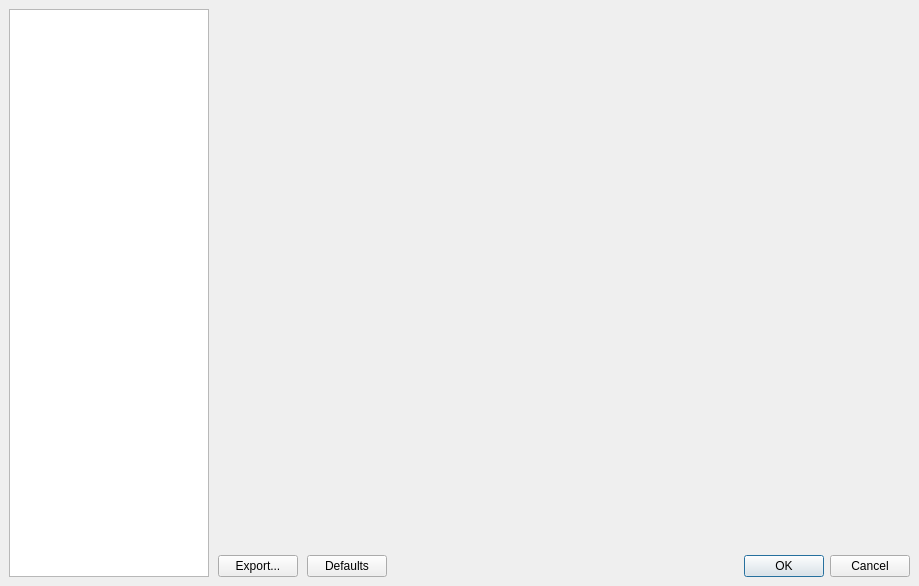
<?xml version="1.0" encoding="UTF-8"?>
<ui version="4.0">
 <class>PreferencesDialog</class>
 <widget class="QDialog" name="PreferencesDialog">
  <property name="geometry">
   <rect>
    <x>0</x>
    <y>0</y>
    <width>919</width>
    <height>586</height>
   </rect>
  </property>
  <property name="windowTitle">
   <string>Preferences</string>
  </property>
  <layout class="QVBoxLayout" name="verticalLayout">
   <property name="leftMargin">
    <number>9</number>
   </property>
   <property name="topMargin">
    <number>9</number>
   </property>
   <property name="rightMargin">
    <number>9</number>
   </property>
   <property name="bottomMargin">
    <number>9</number>
   </property>
   <item>
    <layout class="QHBoxLayout" name="frameHorizontalLayout">
     <property name="spacing">
      <number>9</number>
     </property>
     <item>
      <widget class="QListWidget" name="preferencesTypeList">
       <property name="minimumSize">
        <size>
         <width>0</width>
         <height>0</height>
        </size>
       </property>
       <property name="maximumSize">
        <size>
         <width>200</width>
         <height>16777215</height>
        </size>
       </property>
       <property name="horizontalScrollBarPolicy">
        <enum>Qt::ScrollBarPolicy::ScrollBarAlwaysOff</enum>
       </property>
       <property name="editTriggers">
        <set>QAbstractItemView::EditTrigger::NoEditTriggers</set>
       </property>
       <property name="showDropIndicator" stdset="0">
        <bool>false</bool>
       </property>
       <property name="dragDropMode">
        <enum>QAbstractItemView::DragDropMode::NoDragDrop</enum>
       </property>
       <property name="alternatingRowColors">
        <bool>true</bool>
       </property>
       <property name="iconSize">
        <size>
         <width>16</width>
         <height>16</height>
        </size>
       </property>
       <property name="resizeMode">
        <enum>QListView::ResizeMode::Adjust</enum>
       </property>
       <property name="spacing">
        <number>1</number>
       </property>
       <property name="viewMode">
        <enum>QListView::ViewMode::ListMode</enum>
       </property>
       <property name="wordWrap">
        <bool>true</bool>
       </property>
      </widget>
     </item>
     <item>
      <layout class="QVBoxLayout" name="verticalLayout_5">
       <property name="spacing">
        <number>9</number>
       </property>
       <item>
        <widget class="QStackedWidget" name="prefsStackWidget">
         <widget class="QWidget" name="page_2"/>
        </widget>
       </item>
       <item>
        <layout class="QHBoxLayout" name="buttonHorizontalLayout">
         <property name="leftMargin">
          <number>0</number>
         </property>
         <property name="rightMargin">
          <number>0</number>
         </property>
         <item>
          <widget class="QPushButton" name="exportButton">
           <property name="text">
            <string>Export...</string>
           </property>
           <property name="autoDefault">
            <bool>false</bool>
           </property>
          </widget>
         </item>
         <item>
          <widget class="QPushButton" name="defaultsButton">
           <property name="text">
            <string>Defaults</string>
           </property>
           <property name="autoDefault">
            <bool>false</bool>
           </property>
          </widget>
         </item>
         <item>
          <spacer name="buttonHorizontalSpacer">
           <property name="orientation">
            <enum>Qt::Orientation::Horizontal</enum>
           </property>
           <property name="sizeHint" stdset="0">
            <size>
             <width>40</width>
             <height>20</height>
            </size>
           </property>
          </spacer>
         </item>
         <item>
          <widget class="QDialogButtonBox" name="buttonBox">
           <property name="standardButtons">
            <set>QDialogButtonBox::StandardButton::Cancel|QDialogButtonBox::StandardButton::Ok</set>
           </property>
          </widget>
         </item>
        </layout>
       </item>
      </layout>
     </item>
    </layout>
   </item>
  </layout>
 </widget>
 <resources/>
 <connections/>
</ui>
